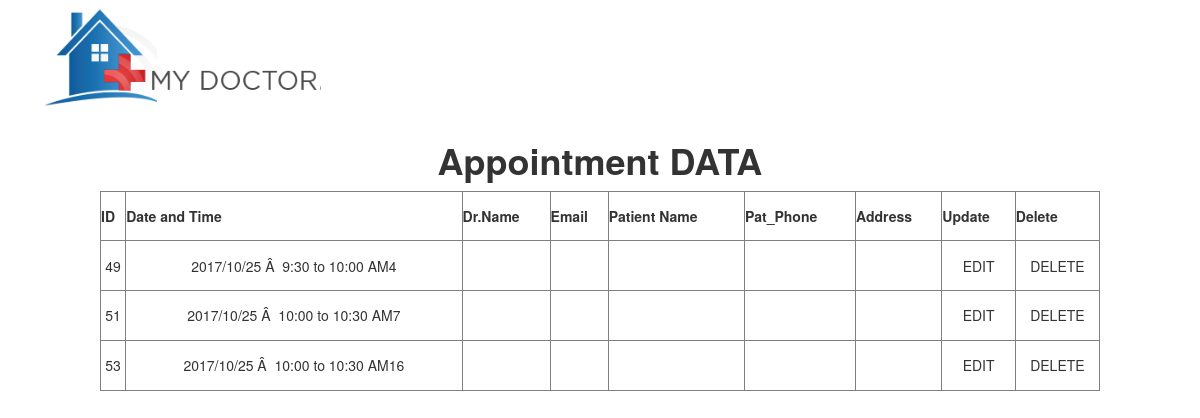
Screenshot of /appoint_info.php with the database file from the repository.
### tables this page shows
CREATE TABLE IF NOT EXISTS `appointment` (
  `id` int(10) NOT NULL AUTO_INCREMENT,
  `date_time` varchar(50) NOT NULL,
  `name` text NOT NULL,
  `email` varchar(30) NOT NULL,
  `Patient_name` text NOT NULL,
  `pat_phone` varchar(30) NOT NULL,
  `clinic` text NOT NULL,
  PRIMARY KEY (`id`),
  UNIQUE KEY `date_time` (`date_time`)
);

### appoint_info.php (the view, shortened to what this page needs)
<!doctype html>
<html>
<head>
<link rel="stylesheet" href="css/bootstrap.css">
<link rel="stylesheet" href="css/style.css">
</head>
<body>
   <div class="container">
     <div class="row">
       <div class="col-sm-6" class="navbar-brand">
        <img src="images/reallogo.png" class="img-responsive" id="real_logo" >
       </div>
       <br>
     </div>
   </div>
   <div align="center">
   <h1><b>Appointment  DATA </b></h1>
   <table border="1px" width="1000px" height="200px;">
   <tr align="center">
    <th>ID</th>
    <th>Date and Time</th>
    <th>Dr.Name</th>
    <th>Email</th>
    <th>Patient Name</th>
    <th>Pat_Phone</th>
    <th>Address</th>
    <th>Update</th>
    <th>Delete</th>
   </tr>
 <?php
       $email=$_GET['email'];
     $run=mysql_query("select * from appointment where email='$email'");
	while ($row=mysql_fetch_array($run)){
		$id=$row[0];
		$date_time=$row[1];
		$name=$row[2];
		$email=$row[3];
		$pat_name=$row[4];
		$pat_phone=$row[5];
		$clinic=$row[6];
		 echo"<tr align='center'>
		    <td>$id</td>
			<td>$date_time</td>
			<td>$name</td>
			<td>$email</td>
			<td>$pat_name</td>
			<td>$pat_phone</td>
			<td>$clinic</td>
		    <td>EDIT</td>
			<td>DELETE</td>
		 </tr>";
		}
   ?>
   </table>
    </div>
</body>
</html>

### css/style.css (style rules this page uses)
#real_logo { width:300px; height:120px; }

### rows the page displays
appointment: id "49", date_time "2017/10/25 Â 9:30 to 10:00 AM4"
appointment: id "51", date_time "2017/10/25 Â 10:00 to 10:30 AM7"
appointment: id "53", date_time "2017/10/25 Â 10:00 to 10:30 AM16"
